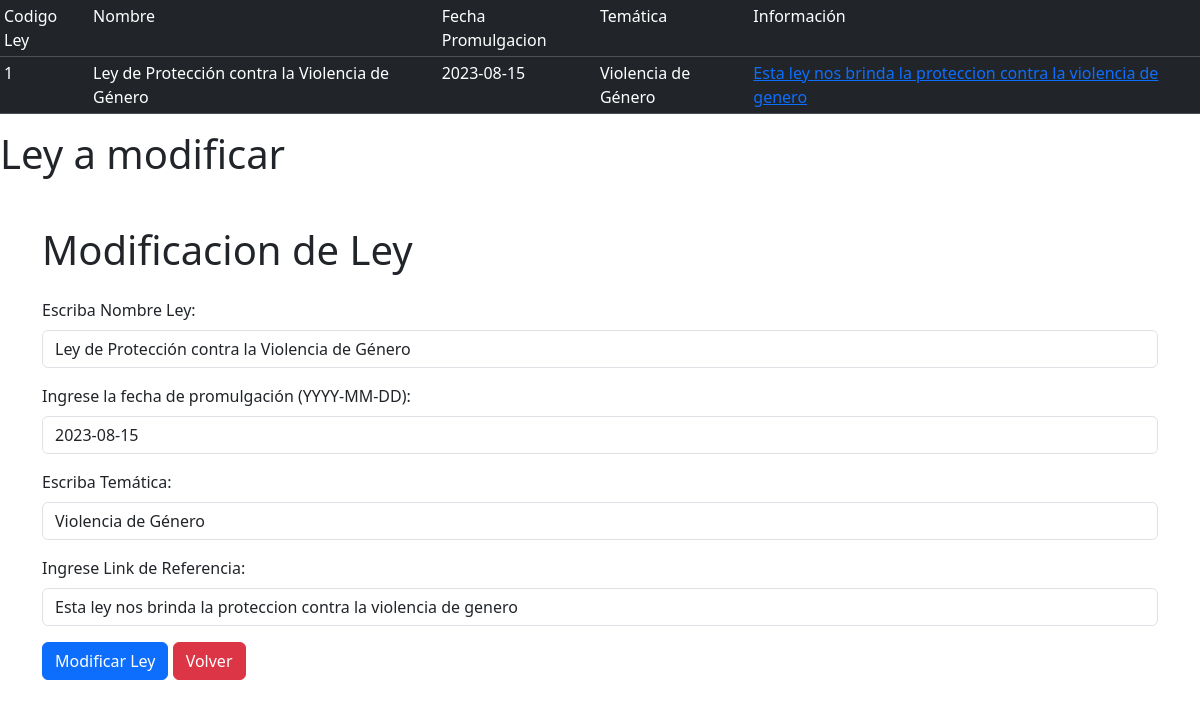
/controlador/leyModifica.php?cod=1, run on the app's committed database.
### tables this page shows
CREATE TABLE `ley_normativa` (
  `codLey` int(11) NOT NULL,
  `nombre` varchar(100) DEFAULT NULL,
  `fecha_promulgacion` date DEFAULT NULL,
  `tematica` varchar(300) DEFAULT NULL,
  `informacion` varchar(300) DEFAULT NULL,
  `ci` int(11) DEFAULT NULL
);

### controlador/leyModifica.php (called while the page is built, shortened)
<?php
$cod = $_GET['cod'];
include("../modelo/Ley_NormativaClase.php");
$car = new Ley_Normativa($cod, "", "", "", "");
$res = $car->lista_especifica();
$reg = $res->fetch_assoc();
$nom = $reg['nombre'];
$fecha = $reg['fecha_promulgacion'];
$tematica = $reg['tematica'];
$inf = $reg['informacion'];
include("../vista/LeyModifica.php");
?>

### modelo/Ley_NormativaClase.php (called while the page is built, shortened)
<?php
class Ley_Normativa{
    private $codLey;
    public function lista(){
        include("conexion.php");
        $db=new Conexion();
        $sql=$db->query("SELECT * FROM ley_normativa");
        return ($sql);
    }public function lista_especifica(){
        $db=new Conexion();
        $sql=$db->query("SELECT * FROM ley_normativa where codLey=$this->codLey");
        return ($sql);
    }
    public function setcodLey($codLey){
        $this->codLey=$codLey;
    }
}
?>

### vista/LeyModifica.php (the view, shortened to what this page needs)
<!DOCTYPE html>
<html lang="en">
<head>
    <link href="https://cdn.jsdelivr.net/npm/bootstrap@5.3.1/dist/css/bootstrap.min.css" rel="stylesheet">
</head>
<body>
    <table  class="table table-dark table-sm">
        <tr>
            <td>Codigo Ley</td>
            <td>Nombre</td>
            <td>Fecha Promulgacion</td>
            <td>Temática</td>
            <td>Información</td>
        </tr>
        <?php
                echo "<tr>";
                echo "<td>".$cod."</td>";
                echo "<td>".$nom."</td>";
                echo "<td>".$fecha."</td>";
                echo "<td>".$tematica."</td>";
                echo '<td><a href="' . $inf . '">' . $inf . '</a></td>';
                echo "</tr>";
        ?>
    </table>
    <h1>Ley a modificar</h1>
    <div class="container mt-5">
        <form action="" method="POST">
            <h1 class="mb-4">Modificacion de Ley</h1>
            <div class="mb-3">
                <label for="nom" class="form-label">Escriba Nombre Ley:</label>
                <input type="text" class="form-control" name="nom" id="nom" value="<?php echo $nom; ?>">
            </div>
            <div class="mb-3">
                <label for="fechaPromulgacion" class="form-label">Ingrese la fecha de promulgación (YYYY-MM-DD):</label>
                <input type="text" class="form-control" id="fechaPromulgacion" name="fechaPromulgacion" value="<?php echo $fecha; ?>" pattern="\d{4}-\d{2}-\d{2}" required>
            </div>
            <div class="mb-3">
                <label for="tem" class="form-label">Escriba Temática:</label>
                <input type="text" class="form-control" name="tem" id="tem" value="<?php echo $tematica; ?>">
            </div>
            <div class="mb-3">
                <label for="ref" class="form-label">Ingrese Link de Referencia:</label>
                <input type="text" class="form-control" name="ref" id="ref" value="<?php echo $inf; ?>">
            </div>
            <button type="submit" class="btn btn-primary" name="ModificarLey">Modificar Ley</button>
            <button type="button" class="btn btn-danger" onclick="window.location.href='../controlador/leyLista.php'">Volver</button>
        </form>
    </div>
</body>
</html>

### data on the page
ley_normativa: nombre "Ley de Protección contra la Violencia de Género", fecha_promulgacion "2023-08-15", tematica "Violencia de Género", informacion "Esta ley nos brinda la proteccion contra la violencia de genero", nom "Ley de Protección contra la Violencia de Género", fechaPromulgacion "2023-08-15", tem "Violencia de Género", ref "Esta ley nos brinda la proteccion contra la violencia de genero"

### other printed values
$cod "1"
